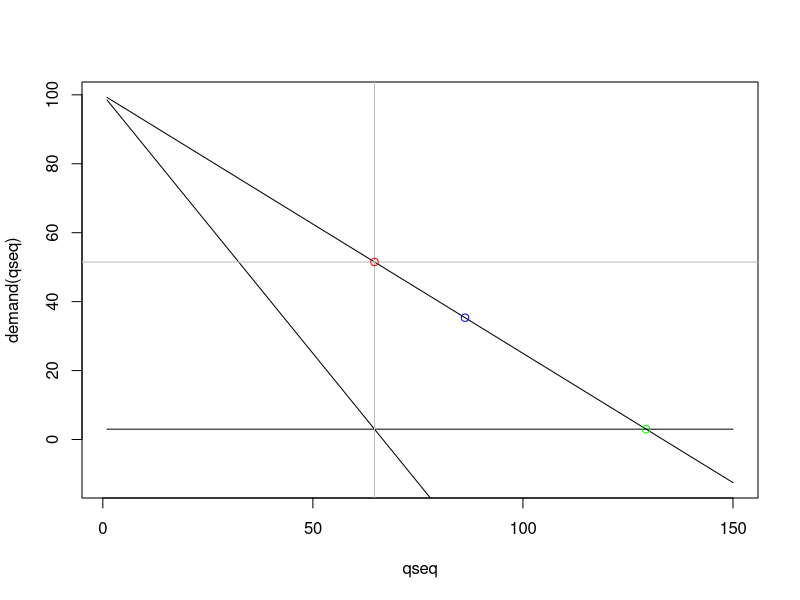

Source code (R):
alpha = 100
beta = 0.75
c = 3

demand <- function(q) alpha - beta*q
mr <- function(q) alpha - 2*beta*q
mc <- function(q) c
q_opt <- (alpha-c)/(2*beta)

qseq <- 1:150

plot(qseq,demand(qseq),type="l")
lines(qseq,mr(qseq))
lines(qseq,rep(c,length(qseq)))
abline(v=q_opt,col="grey")
abline(h=demand(q_opt),col="grey")
points(q_opt,demand(q_opt),col="red")

q_oli <- (1/3)*((alpha-c)/beta)

points(2*q_oli,demand(2*q_oli),col="blue")

q_pc <- (alpha-c)/beta
points(q_pc,demand(q_pc),col="green")







